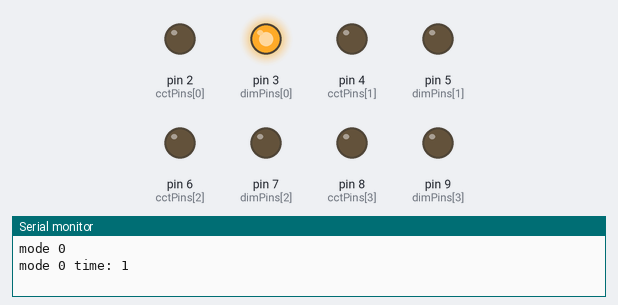
Simulated run of this sketch. Board: Arduino Uno, built with avr-gcc and run on an emulated ATmega328P. Shown: output pins drawn as LEDs (lit = HIGH), the last lines printed to the serial monitor.

Above: at 0.1 s.
At 1.3 s:
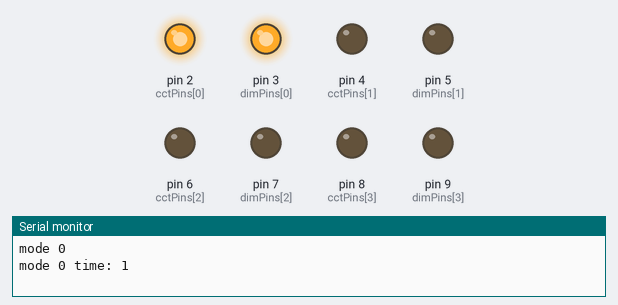
At 8.4 s:
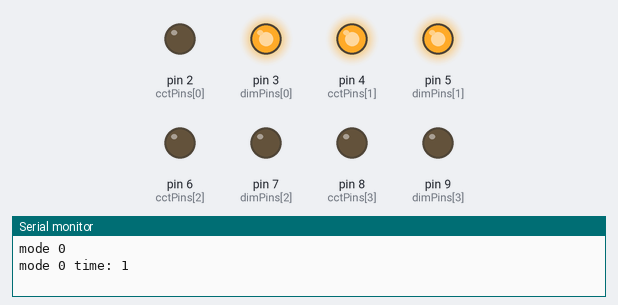
At 16.8 s:
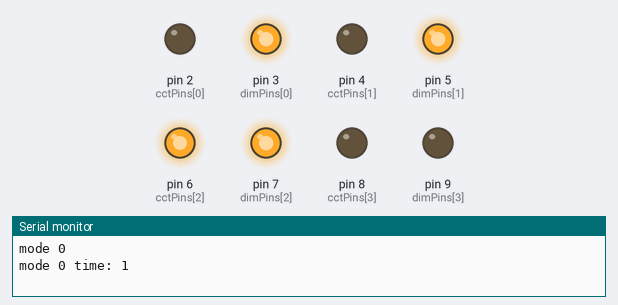
At 27.2 s:
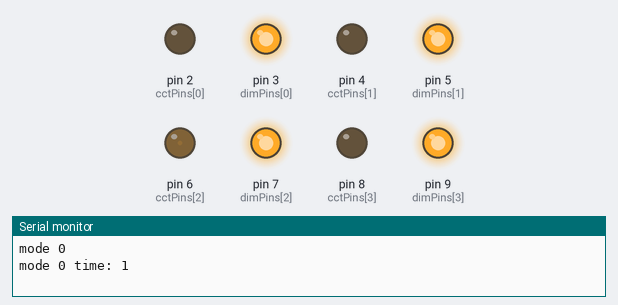
At 36.9 s:
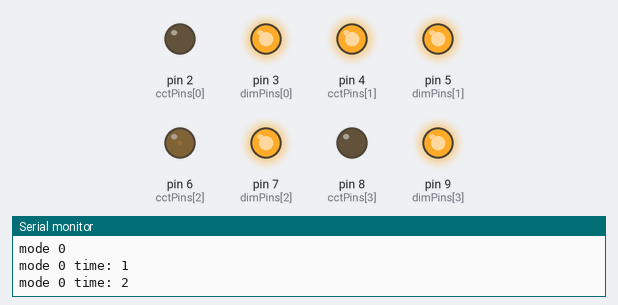
Timing chart, 0 to 38.4 s (numbered marks = the images above):
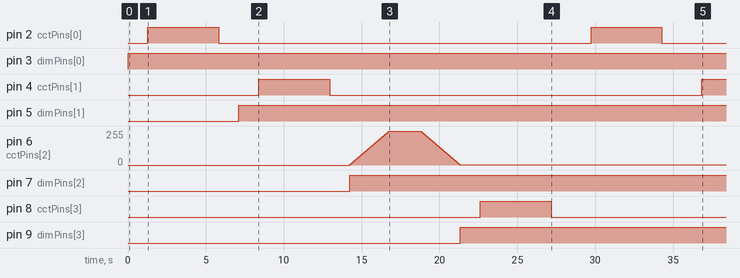

The sketch:

paradeigma.ino
```cpp
/*
Paradeigma Arduino controller
2017-02-06 francesco.anselmo@arup.com
*/

int waitgap = 2000;         // how long to wait
int times = 3;              // how many times to loop
int fadeAmount = 1;         // how many points to fade the LED by
int wait = 10;              // fading wait time between values

int dimTiles[] = {0,0,0,0}; // array for holding dimming values
int cctTiles[] = {0,0,0,0}; // array for holding cct values

int dimPins[] = {3,5,7,9};  // array for holding dimming output pins values (orange)
int cctPins[] = {2,4,6,8};  // array for holding cct output pins values (green)

int value = 0;              // dimming value
int mode = -1;               // 0 = change smoothly colour temperature
                            // 1 = switch between colour temperatures and dark


int tilesNumber = sizeof(dimTiles)/sizeof(int);

// the setup routine runs once when you press reset:
void setup() {
  // initialize serial:
  Serial.begin(9600);
  // declare pins to be output:
  for (int i=0; i<tilesNumber; i++) {
    pinMode(dimPins[i], OUTPUT);
    pinMode(cctPins[i], OUTPUT);
  }
}

// the loop routine runs over and over again forever:
void loop() {

    // mode 0
    Serial.println("mode 0");
    for (int t=1; t<=times; t++) {
      Serial.print("mode 0 time: ");
      Serial.println(t);
      for (int i=0; i<tilesNumber; i++) {
        for (int j=0; j<255; j++) {
          //Serial.print(i);
          //Serial.println(millis());
          analogWrite(dimPins[i], 255);
          analogWrite(cctPins[i], j);
          delay(wait);
        }
        delay(waitgap);
        for (int j=255; j>0; j--) {

          //Serial.print(i);
          //Serial.print(j);
          //Serial.println(millis());
          analogWrite(dimPins[i], 255);
          analogWrite(cctPins[i], j);
          delay(wait);
        }
      }
    }

    // mode 1
    Serial.println("mode 1");
    for (int t=1; t<=times; t++) {
      Serial.print("mode 1 time: ");
      Serial.println(t);
       for (int i=0; i<tilesNumber; i++) {
        for (int j=0; j<255; j++) {
          //Serial.print(i);
          //Serial.print(j);
          analogWrite(dimPins[i], 0);
          analogWrite(cctPins[i], 255);
          delay(wait);
        }
        delay(waitgap);
        for (int j=255; j>0; j--) {

          //Serial.print(i);
          //Serial.print(j);
          analogWrite(dimPins[i], 255);
          analogWrite(cctPins[i], 255);
          delay(wait);
        }
      }

  }

}
```

Measured:
- by itself, pin 2 (cctPins[0]): alternates HIGH for 4.6 s and LOW for 23.9 s
- by itself, pin 3 (dimPins[0]): LOW → HIGH at 0.00 s
- by itself, pin 4 (cctPins[1]): LOW → HIGH at 8.4 s, → LOW 4.6 s later, → HIGH 23.9 s later
- by itself, pin 5 (dimPins[1]): LOW → HIGH at 7.1 s
- by itself, pin 6 (cctPins[2]): rises from 0/255 to 255/255 in 4.5 s, then falls to 1/255 in 2.5 s
- by itself, pin 7 (dimPins[2]): LOW → HIGH at 14.2 s
- by itself, pin 8 (cctPins[3]): LOW → HIGH at 22.6 s, → LOW 4.6 s later
- by itself, pin 9 (dimPins[3]): LOW → HIGH at 21.3 s
